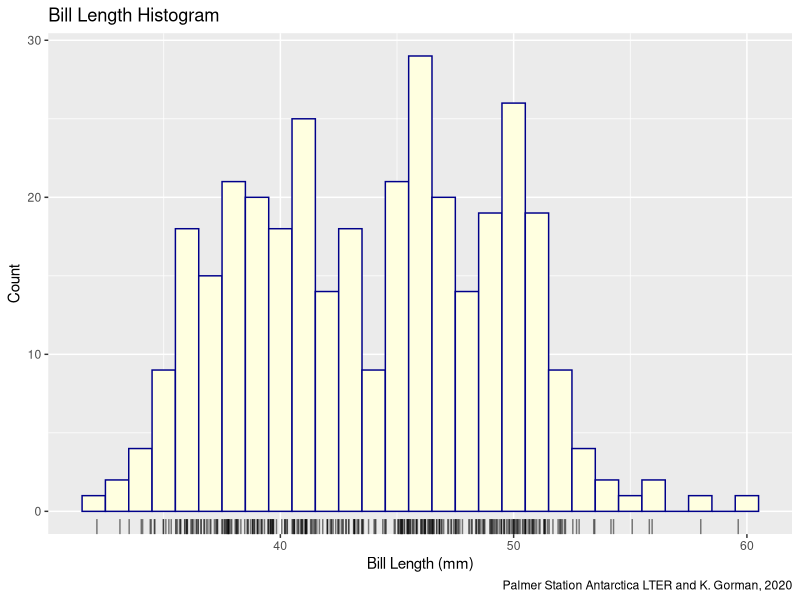
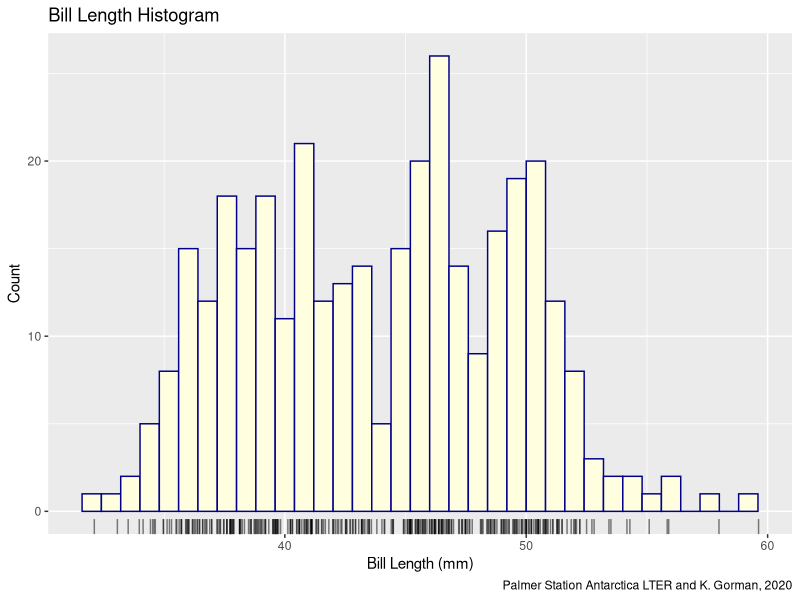
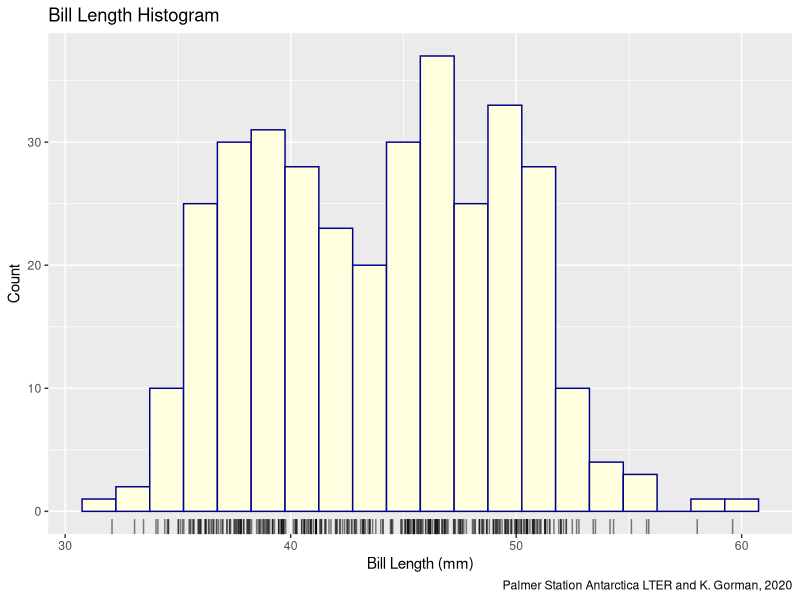
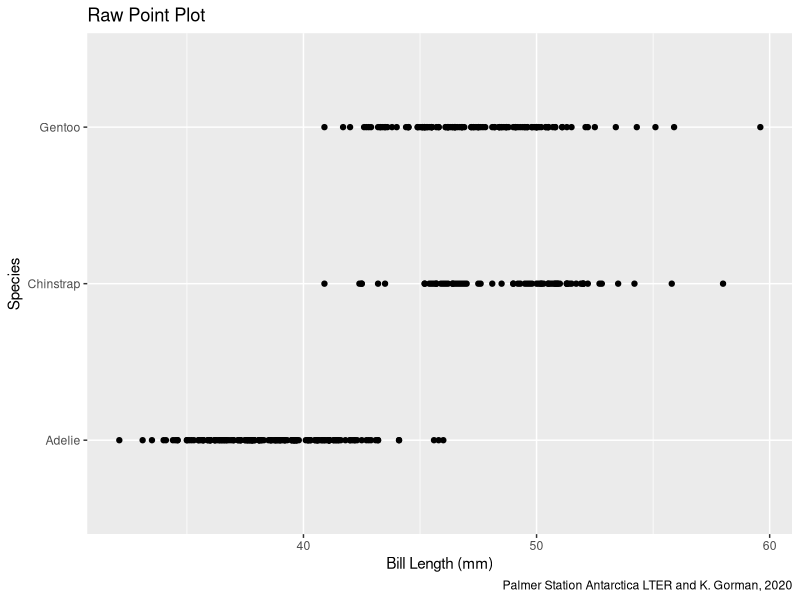
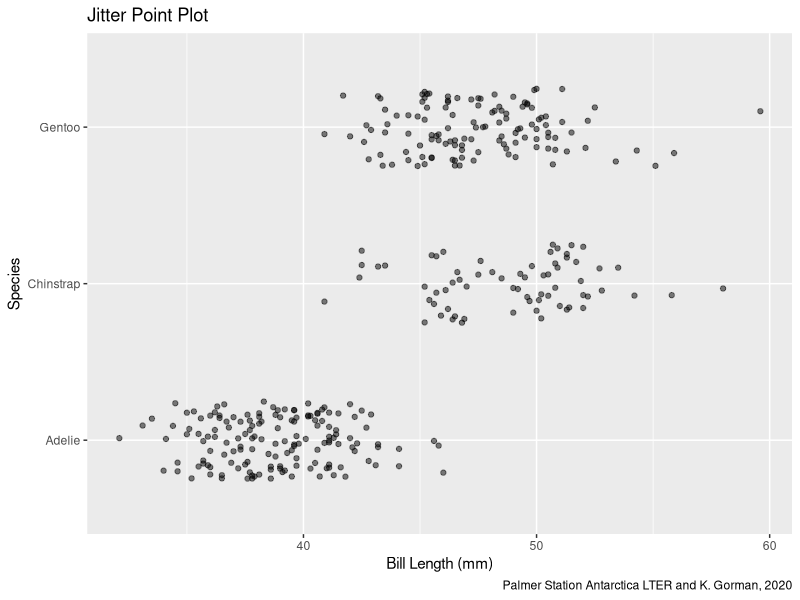
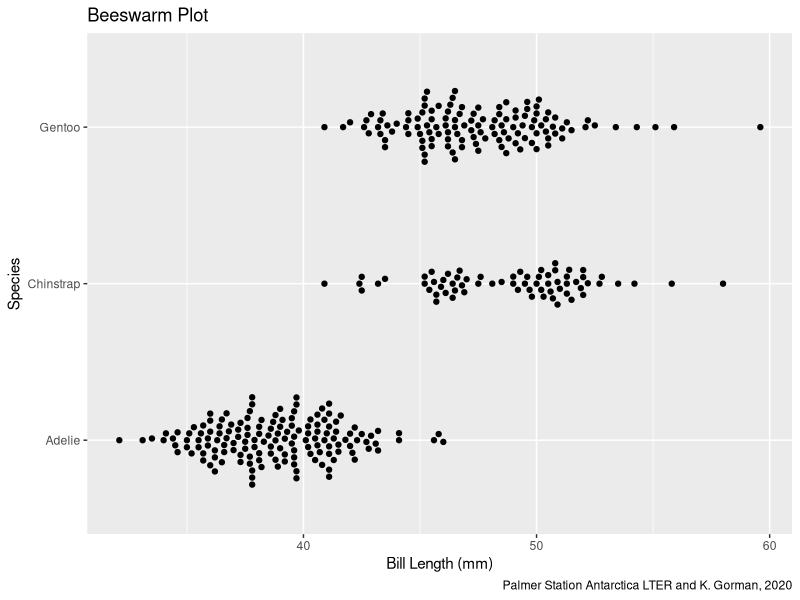
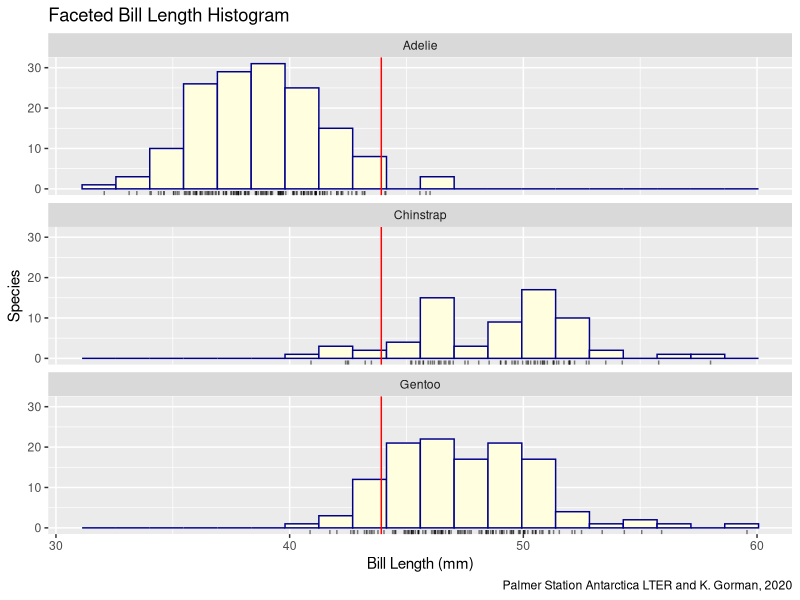
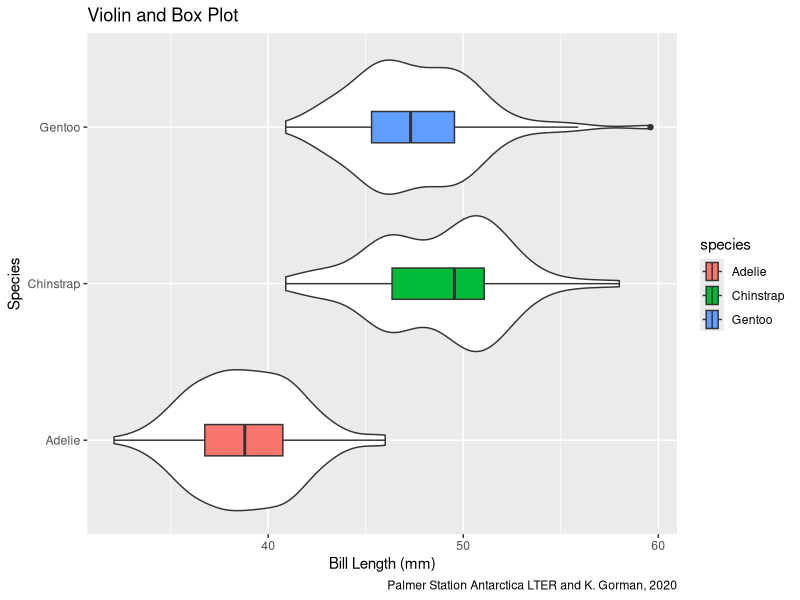

These figures' R source, in order:
## ---- chunk 1
#| label: setup
#| message: false
library(tidyverse)
library(ggbeeswarm)
## ---- chunk 2
#| label: data-preparation

penguins <- datasets::penguins

nrow(penguins)
ncol(penguins)

head(penguins)
tail(penguins)
glimpse(penguins)

penguins_bill <- penguins |>
    select(species, bill_len = bill_len , bill_dep = bill_dep) |>
    drop_na()

nrow(penguins_bill)
## ---- chunk 3
#| label: verifier-3.1

## ---- chunk 4
#| label: bill-length-histogram

caption_source <- "Palmer Station Antarctica LTER and K. Gorman, 2020"

gg_hist_bins <- function(w) {
    ggplot(penguins_bill, aes(x = .data$bill_len)) +
        geom_histogram(
            binwidth = w,
            fill = "lightyellow",
            color = "darkblue"
        ) +
        geom_rug(
            aes(y = 0),
            position = position_jitter( height = 0 ),
            alpha = 0.5,
            sides = "b"
        ) +
        labs(
            x = "Bill Length (mm)",
            y = "Count",
            title = "Bill Length Histogram",
            caption = caption_source
        )
}

gg_hist_bins(1)

## ---- chunk 5
#| label: verifier-3.2a


## ---- chunk 6
#| label: histogram-bin-width

gg_hist_bins(0.8)

gg_hist_bins(1.5)

## ---- chunk 7
#| label: raw-point-plot

labs_len_by_species <- labs(
    x = "Bill Length (mm)",
    y = "Species",
    caption = caption_source
)

ggplot(penguins_bill, aes(x = .data$bill_len, y = .data$species)) +
    geom_point() + 
    labs_len_by_species +
    labs(title = "Raw Point Plot")

## ---- chunk 8
#| label: jitter-point-plot

ggplot(penguins_bill, aes(x = .data$bill_len, y = .data$species)) +
    geom_jitter(
        alpha = 0.5,
        width = 0,
        height = 0.25
    ) + 
    labs_len_by_species +
    labs(title = "Jitter Point Plot")

## ---- chunk 9
#| label: beeswarm-plot

ggplot(penguins_bill, aes(x = .data$bill_len, y = .data$species)) +
    geom_beeswarm( 
        cex = 1.5
    ) +
    labs_len_by_species +
    labs(title = "Beeswarm Plot")


## ---- chunk 10
#| label: faceted-histogram

ggplot(penguins_bill, aes(x = .data$bill_len)) +
    geom_histogram(
        bins = 20,
        fill = "lightyellow",
        color = "darkblue"
    ) +
    geom_rug(
        aes(y = 0),
        position = position_jitter( height = 0 ),
        alpha = 0.5,
        sides = "b"
    ) +
    facet_wrap(vars(species), ncol = 1) +
    geom_vline(aes(xintercept = mean(bill_len)), color = "red") +
    labs_len_by_species +
    labs(title = "Faceted Bill Length Histogram")

## ---- chunk 11
#| label: violin-with-box-plot

ggplot(penguins_bill, aes(bill_len, species)) +
    geom_violin() +
    geom_boxplot(aes(fill = species), width = 0.2) +
    labs_len_by_species +
    labs(title = "Violin and Box Plot")

## ---- chunk 12
#| label: bill-depth-histogram

gg_depth_bins <- function(w) {
    ggplot(penguins_bill, aes(x = .data$bill_dep)) +
        geom_histogram(
            binwidth = w,
            fill = "lightyellow",
            color = "darkblue"
        ) +
        geom_rug(
            aes(y = 0),
            position = position_jitter( height = 0 ),
            alpha = 0.5,
            sides = "b"
        ) +
        labs(
            x = "Bill Depth (mm)",
            y = "Count",
            title = str_c("Bill Depth Histogram"),
            caption = caption_source
        )
}

gg_depth_bins(1)
## ---- chunk 13
#| label: faceted-bill-depth-histogram

global_mean_dep <- mean(penguins_bill$bill_dep)

ggplot(penguins_bill, aes(x = .data$bill_dep)) +
    geom_histogram(
        binwidth = 0.5,
        fill = "lightyellow",
        color = "darkblue"
    ) +
    facet_wrap(vars(species), ncol = 1) +
    geom_rug(
        aes(y = 0),
        position = position_jitter( height = 0 ),
        alpha = 0.5,
        sides = "b"
    ) +
    geom_vline(aes(xintercept = global_mean_dep), color = "red") +
    labs_len_by_species +
    labs(
        x = "Bill Depth (mm)",
        title = "Faceted Bill Depth Histogram"
    )
## ---- chunk 14
#| label: verifier-3.3c


## ---- chunk 15
#| label: scatter-plot-with-linear-model

labs_len_by_bills <- labs(
    x = "Bill Length (mm)",
    y = "Bill Depth (mm)",
    caption = caption_source
)

lm_plot <-
    ggplot(penguins_bill, aes(x = .data$bill_len, y = .data$bill_dep)) +
        geom_point() +
        geom_smooth(
            method = "lm"
        ) +
        labs_len_by_bills

lm_plot +
    labs( title = "Scatter plot with linear model")

## ---- chunk 16
#| label: overplotting

coord_counts <- penguins_bill |>
  count(bill_len, bill_dep)

hidden_points <- sum(coord_counts$n) - nrow(coord_counts)
max_stack <- max(coord_counts$n)

hidden_points
max_stack

## ---- chunk 17
#| label: jitter-overplot

ggplot(penguins_bill, aes(x = .data$bill_len, y = .data$bill_dep)) +
    geom_jitter(
    alpha = 0.5,
    width = 0,
    height = 0.1
    ) + 
    geom_smooth(
        method = "lm"
    ) +
    labs_len_by_bills +
    labs( title = "Jittered Scatter plot")

## ---- chunk 18
#| label: count-overplot

ggplot(penguins_bill, aes(x = .data$bill_len, y = .data$bill_dep)) +
    geom_smooth(method = "lm") +
    geom_count(alpha = 0.5) +
    scale_size_area() +
    labs_len_by_bills +
    labs(title = "Count-symbol Plot") 

## ---- chunk 19
#| label: color-scatter-plot

ggplot(penguins_bill, aes(x = .data$bill_len, y = .data$bill_dep, color = .data$species)) +
    geom_smooth(method = "lm") +
    geom_count(alpha = 0.5) +
    scale_size_area() +
    labs_len_by_bills +
    labs(
        title = "Colored Count-symbol Plot",
        color = "Species"
    ) 
